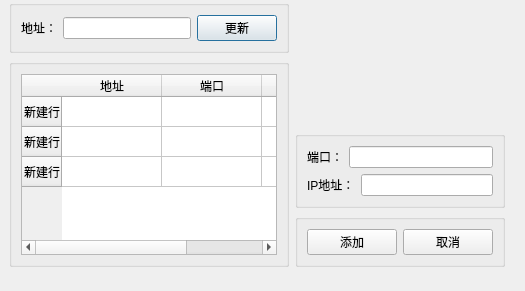
<?xml version="1.0" encoding="UTF-8"?>
<ui version="4.0">
 <class>ProxyFinderDLG</class>
 <widget class="QDialog" name="ProxyFinderDLG">
  <property name="geometry">
   <rect>
    <x>0</x>
    <y>0</y>
    <width>525</width>
    <height>291</height>
   </rect>
  </property>
  <property name="windowTitle">
   <string>代理管理</string>
  </property>
  <widget class="QWidget" name="">
   <property name="geometry">
    <rect>
     <x>9</x>
     <y>0</y>
     <width>496</width>
     <height>267</height>
    </rect>
   </property>
   <layout class="QHBoxLayout" name="horizontalLayout_6">
    <item>
     <layout class="QVBoxLayout" name="verticalLayout_5">
      <item>
       <widget class="QGroupBox" name="groupBox_2">
        <property name="title">
         <string/>
        </property>
        <layout class="QVBoxLayout" name="verticalLayout_2">
         <item>
          <layout class="QHBoxLayout" name="horizontalLayout">
           <item>
            <widget class="QLabel" name="label">
             <property name="text">
              <string>地址：</string>
             </property>
            </widget>
           </item>
           <item>
            <widget class="QLineEdit" name="lineEdit"/>
           </item>
           <item>
            <widget class="QPushButton" name="pushButton">
             <property name="text">
              <string>更新</string>
             </property>
            </widget>
           </item>
          </layout>
         </item>
        </layout>
       </widget>
      </item>
      <item>
       <widget class="QGroupBox" name="groupBox">
        <property name="title">
         <string/>
        </property>
        <layout class="QVBoxLayout" name="verticalLayout">
         <item>
          <widget class="QTableWidget" name="tableWidget">
           <row>
            <property name="text">
             <string>新建行</string>
            </property>
           </row>
           <row>
            <property name="text">
             <string>新建行</string>
            </property>
           </row>
           <row>
            <property name="text">
             <string>新建行</string>
            </property>
           </row>
           <column>
            <property name="text">
             <string>地址</string>
            </property>
           </column>
           <column>
            <property name="text">
             <string>端口</string>
            </property>
           </column>
           <column>
            <property name="text">
             <string>掉包率</string>
            </property>
           </column>
          </widget>
         </item>
        </layout>
       </widget>
      </item>
     </layout>
    </item>
    <item>
     <layout class="QVBoxLayout" name="verticalLayout_7">
      <item>
       <spacer name="verticalSpacer">
        <property name="orientation">
         <enum>Qt::Vertical</enum>
        </property>
        <property name="sizeHint" stdset="0">
         <size>
          <width>20</width>
          <height>40</height>
         </size>
        </property>
       </spacer>
      </item>
      <item>
       <layout class="QVBoxLayout" name="verticalLayout_6">
        <item>
         <widget class="QGroupBox" name="groupBox_4">
          <property name="title">
           <string/>
          </property>
          <layout class="QVBoxLayout" name="verticalLayout_4">
           <item>
            <layout class="QVBoxLayout" name="verticalLayout_3">
             <item>
              <layout class="QHBoxLayout" name="horizontalLayout_4">
               <item>
                <widget class="QLabel" name="label_3">
                 <property name="text">
                  <string>端口：</string>
                 </property>
                </widget>
               </item>
               <item>
                <widget class="QLineEdit" name="lineEdit_3"/>
               </item>
              </layout>
             </item>
             <item>
              <layout class="QHBoxLayout" name="horizontalLayout_5">
               <item>
                <widget class="QLabel" name="label_2">
                 <property name="text">
                  <string>IP地址：</string>
                 </property>
                </widget>
               </item>
               <item>
                <widget class="QLineEdit" name="lineEdit_2"/>
               </item>
              </layout>
             </item>
            </layout>
           </item>
          </layout>
         </widget>
        </item>
        <item>
         <widget class="QGroupBox" name="groupBox_3">
          <property name="title">
           <string/>
          </property>
          <layout class="QHBoxLayout" name="horizontalLayout_3">
           <item>
            <layout class="QHBoxLayout" name="horizontalLayout_2">
             <item>
              <widget class="QPushButton" name="pushButton_2">
               <property name="text">
                <string>添加</string>
               </property>
              </widget>
             </item>
             <item>
              <widget class="QPushButton" name="pushButton_3">
               <property name="text">
                <string>取消</string>
               </property>
              </widget>
             </item>
            </layout>
           </item>
          </layout>
         </widget>
        </item>
       </layout>
      </item>
     </layout>
    </item>
   </layout>
  </widget>
 </widget>
 <resources/>
 <connections/>
</ui>
